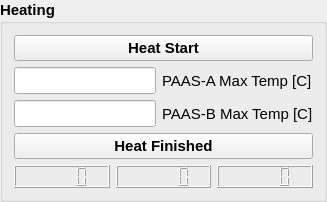
                   <widget class="QGroupBox" name="groupBox_51">
                    <property name="sizePolicy">
                     <sizepolicy hsizetype="Minimum" vsizetype="Minimum">
                      <horstretch>0</horstretch>
                      <verstretch>0</verstretch>
                     </sizepolicy>
                    </property>
                    <property name="font">
                     <font>
                      <pointsize>11</pointsize>
                      <weight>75</weight>
                      <bold>true</bold>
                     </font>
                    </property>
                    <property name="title">
                     <string>Heating</string>
                    </property>
                    <layout class="QGridLayout" name="gridLayout_23">
                     <item row="2" column="1" colspan="2">
                      <widget class="QLabel" name="label_614">
                       <property name="sizePolicy">
                        <sizepolicy hsizetype="Minimum" vsizetype="Minimum">
                         <horstretch>0</horstretch>
                         <verstretch>0</verstretch>
                        </sizepolicy>
                       </property>
                       <property name="font">
                        <font>
                         <weight>50</weight>
                         <bold>false</bold>
                        </font>
                       </property>
                       <property name="text">
                        <string>PAAS-A Max Temp [C]</string>
                       </property>
                      </widget>
                     </item>
                     <item row="0" column="0" colspan="3">
                      <widget class="QPushButton" name="heat_start">
                       <property name="sizePolicy">
                        <sizepolicy hsizetype="Minimum" vsizetype="Minimum">
                         <horstretch>0</horstretch>
                         <verstretch>0</verstretch>
                        </sizepolicy>
                       </property>
                       <property name="font">
                        <font>
                         <pointsize>11</pointsize>
                         <weight>75</weight>
                         <bold>true</bold>
                        </font>
                       </property>
                       <property name="text">
                        <string>Heat Start</string>
                       </property>
                      </widget>
                     </item>
                     <item row="3" column="1" colspan="2">
                      <widget class="QLabel" name="label_619">
                       <property name="sizePolicy">
                        <sizepolicy hsizetype="Minimum" vsizetype="Minimum">
                         <horstretch>0</horstretch>
                         <verstretch>0</verstretch>
                        </sizepolicy>
                       </property>
                       <property name="font">
                        <font>
                         <weight>50</weight>
                         <bold>false</bold>
                        </font>
                       </property>
                       <property name="text">
                        <string>PAAS-B Max Temp [C]</string>
                       </property>
                      </widget>
                     </item>
                     <item row="3" column="0">
                      <widget class="QLineEdit" name="temp4_2">
                       <property name="sizePolicy">
                        <sizepolicy hsizetype="Minimum" vsizetype="Minimum">
                         <horstretch>0</horstretch>
                         <verstretch>0</verstretch>
                        </sizepolicy>
                       </property>
                       <property name="font">
                        <font>
                         <pointsize>12</pointsize>
                         <weight>50</weight>
                         <bold>false</bold>
                        </font>
                       </property>
                       <property name="text">
                        <string/>
                       </property>
                       <property name="maxLength">
                        <number>3</number>
                       </property>
                      </widget>
                     </item>
                     <item row="2" column="0">
                      <widget class="QLineEdit" name="temp4">
                       <property name="sizePolicy">
                        <sizepolicy hsizetype="Minimum" vsizetype="Minimum">
                         <horstretch>0</horstretch>
                         <verstretch>0</verstretch>
                        </sizepolicy>
                       </property>
                       <property name="font">
                        <font>
                         <pointsize>12</pointsize>
                         <weight>50</weight>
                         <bold>false</bold>
                        </font>
                       </property>
                       <property name="text">
                        <string/>
                       </property>
                       <property name="maxLength">
                        <number>3</number>
                       </property>
                      </widget>
                     </item>
                     <item row="5" column="0" colspan="3">
                      <layout class="QHBoxLayout" name="horizontalLayout_13">
                       <item>
                        <widget class="QLCDNumber" name="hour_disp_3">
                         <property name="sizePolicy">
                          <sizepolicy hsizetype="Minimum" vsizetype="Minimum">
                           <horstretch>0</horstretch>
                           <verstretch>0</verstretch>
                          </sizepolicy>
                         </property>
                        </widget>
                       </item>
                       <item>
                        <widget class="QLCDNumber" name="min_disp_3">
                         <property name="sizePolicy">
                          <sizepolicy hsizetype="Minimum" vsizetype="Minimum">
                           <horstretch>0</horstretch>
                           <verstretch>0</verstretch>
                          </sizepolicy>
                         </property>
                        </widget>
                       </item>
                       <item>
                        <widget class="QLCDNumber" name="sec_disp_3">
                         <property name="sizePolicy">
                          <sizepolicy hsizetype="Minimum" vsizetype="Minimum">
                           <horstretch>0</horstretch>
                           <verstretch>0</verstretch>
                          </sizepolicy>
                         </property>
                        </widget>
                       </item>
                      </layout>
                     </item>
                     <item row="4" column="0" colspan="3">
                      <widget class="QPushButton" name="heat_finished">
                       <property name="sizePolicy">
                        <sizepolicy hsizetype="Minimum" vsizetype="Minimum">
                         <horstretch>0</horstretch>
                         <verstretch>0</verstretch>
                        </sizepolicy>
                       </property>
                       <property name="font">
                        <font>
                         <pointsize>11</pointsize>
                         <weight>75</weight>
                         <bold>true</bold>
                        </font>
                       </property>
                       <property name="text">
                        <string>Heat Finished</string>
                       </property>
                      </widget>
                     </item>
                    </layout>
                   </widget>
